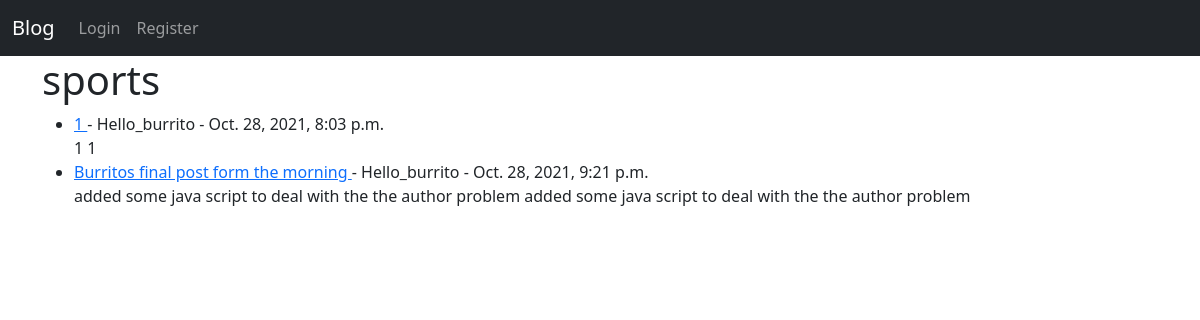
Page /category/sports/ on the committed database.
### theblog/models.py (models this page shows, shortened)
class Post(models.Model):
    title = models.CharField(max_length=255)
    title_tag = models.CharField(max_length=255)
    author = models.ForeignKey(User, on_delete=models.CASCADE)
    category = models.CharField(max_length=255, default='uncategorized')
    body = models.TextField()
    publication_date = models.DateTimeField(auto_now_add=True)
    likes = models.ManyToManyField(User, related_name='blog_posts')

### theblog/views.py (the view)
# urls.py: path('category/<str:cats>/', CategoryView, name= 'category'),
def CategoryView(request, cats):
    category_posts = Post.objects.filter(category=cats.replace('-', ' '))
    return render(request, 'categories.html', {'cats': cats.replace('-', ' '), 'category_posts': category_posts})

### theblog/templates/categories.html (shortened to what this page needs)
{% extends 'base.html'%}
{% block content %}
{% if category_posts%}
<h1>{{cats}}</h1>
<ul>
{%for post in category_posts%}
<li>
    <a href="{%url 'article-detail' post.pk%}">{{post.title}} </a> -
    {{post.author.first_name}} -
    {{ post.publication_date}}
<br>
    {{post.body}}
    {{ post.body|slice:":300"|safe}}</li>
{%endfor%}
</ul>
{% else%}
<h2>Sorry this page does not exist...</h2>
{%endif%}
{% endblock %}

### rows in the picture
Post: title "1", author.first_name "Hello_burrito", publication_date "Oct. 28, 2021, 8:03 p.m.", body "1"
Post: title "Burritos final post form the morning", author.first_name "Hello_burrito", publication_date "Oct. 28, 2021, 9:21 p.m.", body "added some java script to deal with the the author problem"

### other values in the picture
{{ cats }} "sports"
